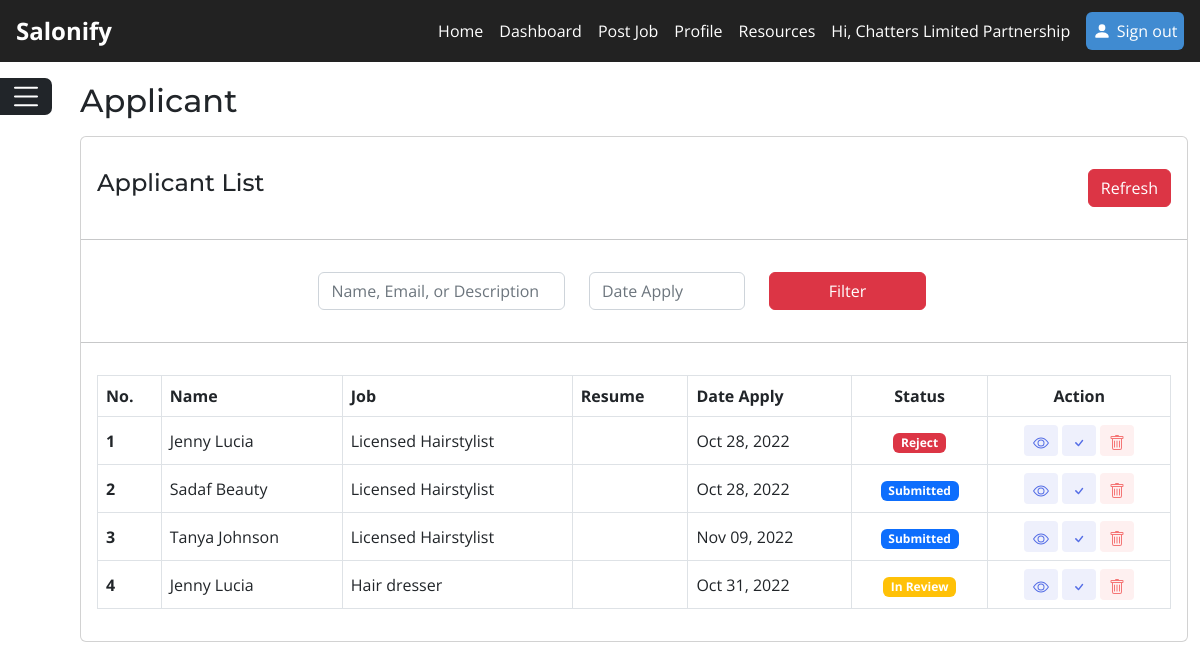
Screenshot of /application/employer/applicant-list?id=3 (signed in) with the database file from the repository.
### tables this page shows
CREATE TABLE `application` (
  `application_id` int(11) NOT NULL,
  `resume` varchar(50) DEFAULT NULL,
  `cover_letter` text DEFAULT NULL,
  `job_id` int(11) NOT NULL,
  `candidate_id` int(11) NOT NULL,
  `employer_id` int(11) NOT NULL,
  `status` tinyint(4) NOT NULL DEFAULT 1 COMMENT '0 Closed\r\n1 Submitted\r\n2 In Review\r\n3 Accepted\r\n4 Rejected',
  `application_date` datetime NOT NULL DEFAULT current_timestamp()
);

CREATE TABLE `candidate` (
  `candidate_id` int(11) NOT NULL,
  `user_id` int(11) NOT NULL,
  `first_name` varchar(50) NOT NULL,
  `last_name` varchar(50) NOT NULL,
  `gender` char(1) NOT NULL,
  `pronouns` varchar(15) DEFAULT NULL,
  `personal_description` text DEFAULT NULL,
  `headline` varchar(200) DEFAULT NULL,
  `city` varchar(40) DEFAULT NULL,
  `province` varchar(40) DEFAULT NULL,
  `country` varchar(20) DEFAULT NULL,
  `skills` varchar(150) DEFAULT NULL,
  `profile_photo` varchar(50) DEFAULT NULL,
  `banner_photo` varchar(50) DEFAULT NULL,
  `will_relocate` bit(1) NOT NULL DEFAULT b'0',
  `visibility` bit(1) NOT NULL DEFAULT b'1',
  `facebook` varchar(250) DEFAULT NULL,
  `instagram` varchar(250) DEFAULT NULL,
  `linkedin` varchar(250) DEFAULT NULL,
  `tiktok` varchar(250) DEFAULT NULL,
  `youtube` varchar(250) DEFAULT NULL,
  `instagram_id` text DEFAULT NULL,
  `instagram_key` text DEFAULT NULL,
  `website_url` varchar(250) DEFAULT NULL
);

CREATE TABLE `job` (
  `job_id` int(11) NOT NULL,
  `employer_id` int(11) NOT NULL,
  `title` varchar(100) NOT NULL,
  `description` text NOT NULL,
  `employment_type` tinyint(4) NOT NULL COMMENT '0 Full Time\r\n1 Part Time\r\n2 Contract\r\n3 Temporary\r\n4 Apprenticeship',
  `post_date` datetime NOT NULL DEFAULT current_timestamp(),
  `expiry_date` datetime NOT NULL,
  `address` varchar(60) DEFAULT NULL,
  `city` varchar(40) NOT NULL,
  `province` varchar(2) NOT NULL,
  `postal_code` varchar(7) NOT NULL,
  `status` tinyint(4) NOT NULL DEFAULT 1 COMMENT '0 Closed\r\n1 Active',
  `compensation` varchar(20) DEFAULT NULL,
  `premium_expiry` datetime DEFAULT NULL,
  `payment_type` varchar(30) DEFAULT NULL
);

### application/includes/utils.php (called while the page is built, shortened)
<?php
if (isset($accl)) {
    if (isset($_SESSION['user_id'])) {
        $id = $_SESSION['user_id'];
    } else {
        header("Location: " . ROOT_URL . "sign-in?error=1");
        exit;
    }
}

### application/employer/includes/application-search-post.php (called while the page is built, shortened)
<?php
if (isset($_GET['applicant-search'])) {
    $applicant_search = $_GET['applicant-search'];
    $search_part1 = "AND (first_name LIKE '%$applicant_search%' OR last_name LIKE '%$applicant_search%' OR job.title LIKE '%$applicant_search%')";
} else {
    $search_part1 = "";
}
if (isset($_GET['date-apply'])) {
    $date_apply = $_GET['date-apply'];
    $date_search = "AND (application_date LIKE '%$date_apply%')";
} else {
    $date_search = "";
}
?>

### application/employer/applicant-list.php (the view, shortened to what this page needs)
<?php
$accl = "0,2";
include("../includes/job_connect.php");
include("../includes/utils.php");
include("../includes/header.php");
$employer_id = $_SESSION['employer_id'];
include 'includes/application-search-post.php';
$limit = 10;
$count_sql ="SELECT COUNT(*) from application
inner join job on application.employer_id = job.employer_id
inner join candidate on application.candidate_id = candidate.candidate_id
    where application.job_id = job.job_id AND application.employer_id = $employer_id $search_part1 $date_search";
$count_result = mysqli_query($jobConn, $count_sql);
$count_row = mysqli_fetch_row($count_result);
$count_of_records = $count_row[0];
if ($count_of_records > $limit)
{
    $end = round($count_of_records % $limit, 0);
    $splits = round(($count_of_records - $end) / $limit, 0);
    if ($end !=0)
    {
        $number_of_pages = $splits + 1;
    }
    else
    {
        $number_of_pages = $splits;
    }
    $start_position = ($page * $limit) - $limit;
    $limit_string = "LIMIT $start_position, $limit";
} else {
    $limit_string = "LIMIT 0, $limit";
}
?>
<body>
    <main>
        <div class="d-flex">
            <div class="hamburger-sticky" id="hamburger-position">
                <button class="bg-dark text-white border-0 start-0 mt-3 hide-show-icon  " onclick="show()" id="showIcon"></button>
            </div>
            <div class="container-fluid ps-5 pt-1">
                <div class="mt-3 mb-3">
                    <h2>Applicant</h2>
                </div>
                <div class="card">
                    <div class="card-body d-flex flex-row justify-content-between mt-3">
                        <h4>Applicant List</h4>
                        <div>
                            <a class="btn btn-danger" href="applicant-list?id=<?php echo $id ?>">Refresh</a>
                        </div>
                    </div>
                    <hr>
                    <div class=" pb-3">
                        <?php include 'includes/application-search-form.php' ?>
                        <?php
                        $list_sql = "SELECT application_id, resume, cover_letter, application.job_id, application.candidate_id, application.employer_id, application.status, application_date, job.title,
                                candidate.first_name, candidate.last_name from application
                    inner join job on application.employer_id = job.employer_id
                    inner join candidate on application.candidate_id = candidate.candidate_id
                                    where application.job_id = job.job_id AND application.employer_id = $employer_id $search_part1 $date_search $limit_string";
                        $list_result = $jobConn->query($list_sql);
                        ?>
                        <div>
                            <hr>
                            <div class="card-body d-flex justify-content-between row ">
                                <div class="table-responsive">
                                    <table class="table table-bordered align-middle nowrap">
                                        <?php if ($list_result->num_rows > 0) : ?>
                                            <thead>
                                                <tr>
                                                    <th>No.</th>
                                                    <th>Name</th>
                                                    <th>Job</th>
                                                    <th>Resume</th>
                                                    <th>Date Apply</th>
                                                    <th style="text-align: center;">Status</th>
                                                    <th style="text-align: center;">Action</th>
                                                </tr>
                                            </thead>
                                            <?php $i = 1;
                                            while ($row = $list_result->fetch_assoc()) : ?>
                                                <?php
                                                $myResume = explode(',', $row['resume']);
                                                $resumeTitle = $myResume[0];
                                                ?>
                                                <tbody>
                                                    <tr>
                                                        <th><?php echo $i;
                                                            $i++; ?></th>
                                                        <td><?php echo $row['first_name'] . " " . $row['last_name']; ?></td>
                                                        <td><?php echo $row['title'] ?></td>
                                                        <td><?php echo $resumeTitle?></td>
                                                        <td><?php $date_posted = $row['application_date'];
                                                            $format_date = date("M d, Y", strtotime($date_posted));
                                                            echo $format_date;
                                                            ?></td>
                                                        <td style="text-align: center;">
                                                            <?php
                                                            if ($row['status'] == 0) {
                                                                $status1 = '<span class="badge bg-danger">Reject</span>';
                                                            } elseif ($row['status'] == 1) {
                                                                $status1 = '<span class="badge bg-primary">Submitted</span>';
                                                            } elseif ($row['status'] == 2) {
                                                                $status1 = '<span class="badge bg-warning">In Review</span>';
                                                            } elseif ($row['status'] == 3) {
                                                                $status1 = '<span class="badge bg-success">Approve</span>';
                                                            } elseif ($row['status'] == 4) {
                                                                $status1 = 'Reject';
                                                            } else {
                                                                $status1 = '<span class="badge bg-danger">Reject</span>';
                                                            }
                                                            ?>
                                                            <?php echo $status1; ?>
                                                        </td>
                                                        <td style="text-align: center;">
                                                            <?php $candidate_id = $row['candidate_id'];
                                                            $application_id = $row['application_id'];
                                                            $job_id = $row['job_id']
                                                            ?>
                                                            <a class="btn btn-sm btn-soft-primary pencil-bg" href="candidate-info.php?candidate_id=<?php echo $candidate_id; ?>&id=<?php echo $id ?>&application_id=<?php echo $application_id ?>&job_id=<?php echo $job_id ?>"></a>
                                                            <a class="btn btn-sm btn-soft-primary pencil-bg" href="application_approve.php?candidate_id=<?php echo $candidate_id; ?>&user_id=<?php echo $id ?>&application_id=<?php echo $application_id ?>"><svg xmlns="http://www.w3.org/2000/svg" width="16" height="16" fill="currentColor" class="bi bi-check" viewBox="0 0 16 16">
                                                                    <path d="M10.97 4.97a.75.75 0 0 1 1.07 1.05l-3.99 4.99a.75.75 0 0 1-1.08.02L4.324 8.384a.75.75 0 1 1 1.06-1.06l2.094 2.093 3.473-4.425a.267.267 0 0 1 .02-.022z" />
                                                                </svg></a>
                                                            <?php if ($row['status'] == 0 || $row['status'] == 4 || $row['status'] == 3) : ?>
                                                                <a class="btn btn-sm btn-soft-danger deleteTrash"></a>
                                                            <?php else : ?>
                                                                <a onclick="popupFunction(<?php echo $row['application_id'] ?>)" class="btn btn-sm btn-soft-danger deleteTrash"></a>
                                                            <?php endif ?>
                                                        </td>
                                                    </tr>
                                                <?php endwhile ?>
                                                </tbody>
                                    </table>
                                </div>
                            <?php else : ?>
                                <p class="alert alert-danger text-center">No Data found</p>
                            <?php endif ?>
                        </div>
                    </div>
                </div>
            </div>
    </main>
        <?php
        include("../includes/no_footer.php");
        ?>

### application/static/css/global.css (style rules this page uses)
* { font-family: "Open Sans", sans-serif; }
h1, h2, h3, h4, h5, h6 { font-family: "Montserrat", sans-serif; }
:root { --dark-red: #951D22; --light-red: #CD2027; --light-red-hover: #B21D23; --white: #FFFFFF; --off-white: #F4F5F7; --dark-grey: #222222; --blue: #027BCE; --blue-hover: #1B3768; }

### application/employer/applicant-list.php (style rules this page uses)
.hide-show-icon { visibility: hidden; border-radius: 0 7px 7px 0; }
.hamburger-sticky { position: absolute; top: 0; height: 50vh; }
.pencil-bg { background-color: #eef0fc; color: #556ee6; }
.deleteTrash { background-color: #fef0f0; color: #f57575; }

### rows the page displays
application: candidate.first_name "Jenny", candidate.last_name "Lucia", job.title "Licensed Hairstylist", application_date "Oct 28, 2022", status "Reject"
application: candidate.first_name "Sadaf", candidate.last_name "Beauty", job.title "Licensed Hairstylist", application_date "Oct 28, 2022", status "Submitted"
application: candidate.first_name "Tanya", candidate.last_name "Johnson", job.title "Licensed Hairstylist", application_date "Nov 09, 2022", status "Submitted"
application: candidate.first_name "Jenny", candidate.last_name "Lucia", job.title "Hair dresser", application_date "Oct 31, 2022", status "In Review"

### other values shown
$name "Chatters Limited Partnership"
